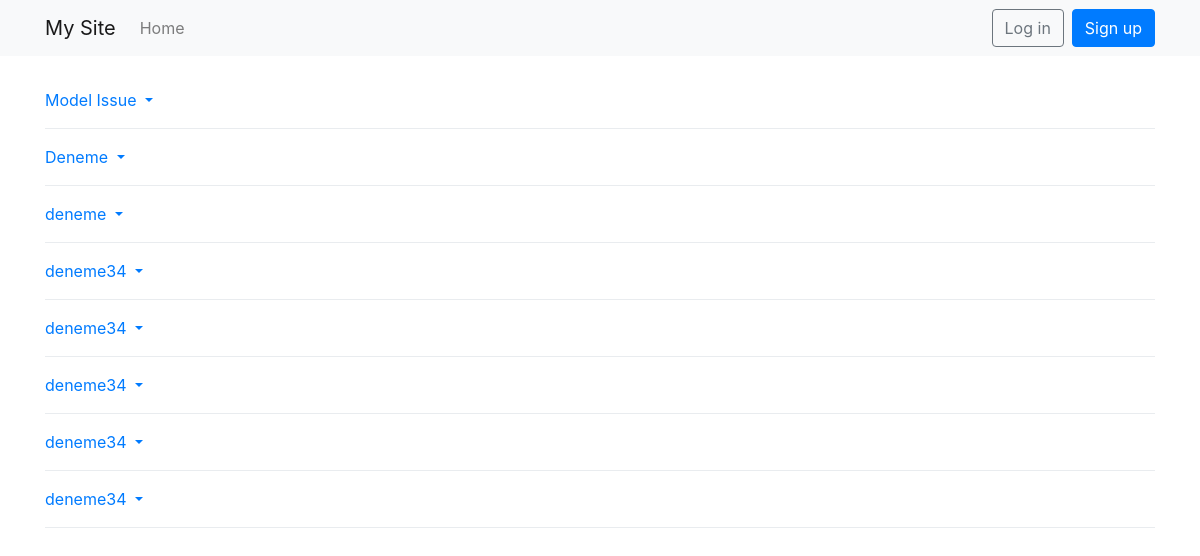
The page /15/issues/ on the database as committed earlier.
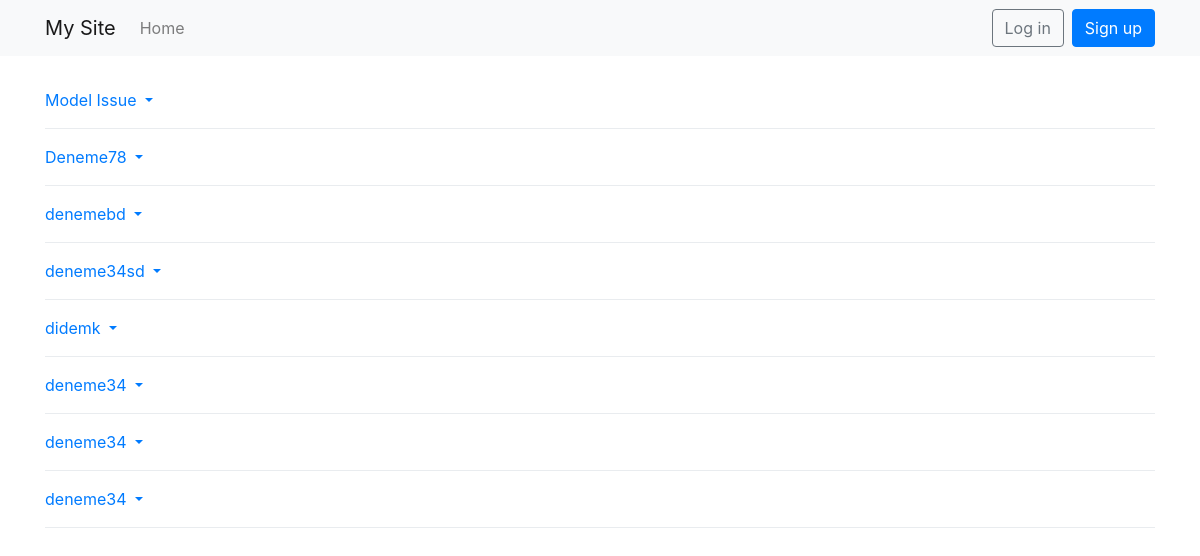
The same page on the database as committed later.
### todo/models.py (models this page shows, shortened)
class Issue(models.Model):
    project = models.ForeignKey(Project, on_delete=models.CASCADE)
    title = models.CharField(max_length=50, verbose_name='Title')
    open_date = models.DateTimeField()
    close_date = models.DateTimeField()
    def get_absolute_url(self):
        return reverse('issue-detail', args=[self.pk])
    def get_update_url(self):
        return reverse('issue-update', args=[self.pk])
    def get_delete_url(self):
        return reverse('issue-delete', args=[self.pk])

### todo/issueviewsset.py (the view)
# urls.py: path('<int:pk>/issues/', issueviewsset.IssueIndexView.as_view(), name = 'issue-index'),
class IssueIndexView(ListView):
    def get(self, request, pk):
        issues = Issue.objects.filter(project_id=pk)
        return render(request, 'issue_index.html', {'issues': issues})

### templates/issue_index.html (shortened to what this page needs)
{% extends 'base.html' %}
{% block content %}
<div class="row medium-margin-top">
    <div class="col-md-12">
        <ul class="navbar-nav">
            {% for issue in issues %}
            <li class="nav-item dropdown">
                    <a class="nav-link dropdown-toggle" href="#" id="navbarDropdown_{{issue.id}}" role="button" data-toggle="dropdown" aria-haspopup="true" aria-expanded="false">
                        {{ issue.title }}
                    </a>
                    <div class="dropdown-divider"></div>
            </li>
            {% endfor %}
        </ul>
    </div>
</div>
{% endblock %}

Rows that differ between the two databases and show on the page:
changed Issue: title "Deneme" → "Deneme78"
changed Issue: title "deneme" → "denemebd"
changed Issue: title "deneme34" → "deneme34sd"
changed Issue: title "deneme34" → "didemk"
